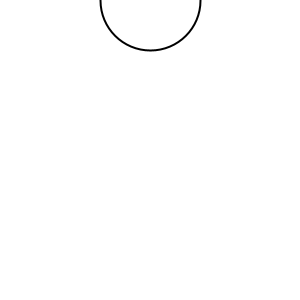
Frame 1 (no input)
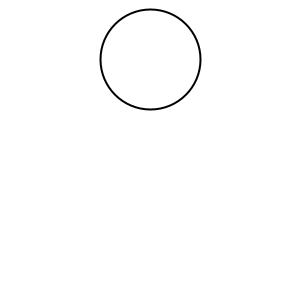
Frame 60 (the mouse pressed at the canvas centre just before this capture)
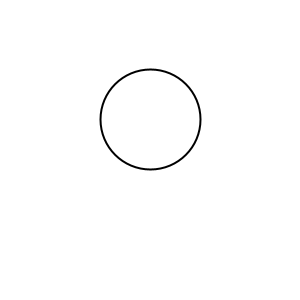
Frame 120 (the mouse held since frame 60 and released just before this capture)

The Processing sketch that drew these frames (run headless with seeded random() and noise(); from frame 60 on, the mouse is pressed at the canvas centre):

// Processing sketch: Checkpoint_1_1
// ── Checkpoint_1_1.pde
int y = 0;

void setup(){
  size(300, 300);
  strokeWeight(2);
}

void draw() {
  background(255);
  circle(150,y,100);
  y = y + 1;
  
  if(y > 350){
  y = -50;
  }
}
